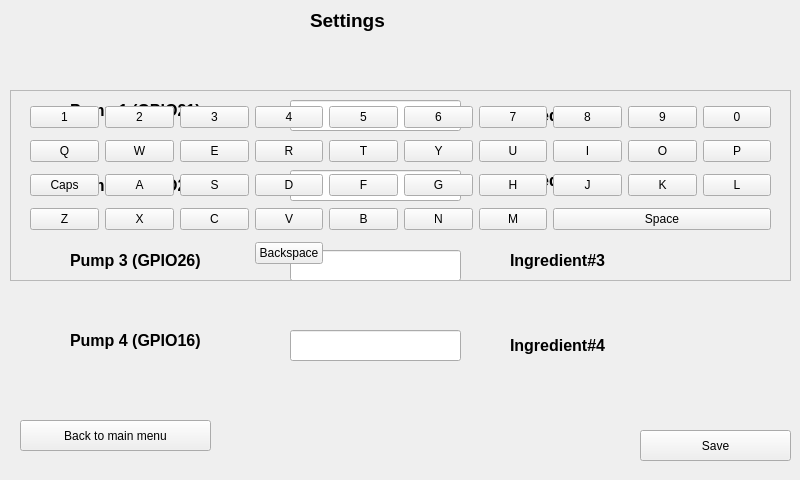
<?xml version="1.0" encoding="UTF-8"?>
<ui version="4.0">
 <class>Form</class>
 <widget class="QWidget" name="Form">
  <property name="geometry">
   <rect>
    <x>0</x>
    <y>0</y>
    <width>800</width>
    <height>480</height>
   </rect>
  </property>
  <property name="windowTitle">
   <string>Settings</string>
  </property>
  <widget class="QLabel" name="lbim1">
   <property name="geometry">
    <rect>
     <x>70</x>
     <y>90</y>
     <width>211</width>
     <height>41</height>
    </rect>
   </property>
   <property name="font">
    <font>
     <pointsize>12</pointsize>
     <weight>75</weight>
     <bold>true</bold>
    </font>
   </property>
   <property name="styleSheet">
    <string notr="true"/>
   </property>
   <property name="text">
    <string>Pump 1 (GPIO21)</string>
   </property>
  </widget>
  <widget class="QLabel" name="lbim2">
   <property name="geometry">
    <rect>
     <x>70</x>
     <y>160</y>
     <width>211</width>
     <height>51</height>
    </rect>
   </property>
   <property name="font">
    <font>
     <pointsize>12</pointsize>
     <weight>75</weight>
     <bold>true</bold>
    </font>
   </property>
   <property name="styleSheet">
    <string notr="true"/>
   </property>
   <property name="text">
    <string>Pump 2 (GPIO20)</string>
   </property>
  </widget>
  <widget class="QLabel" name="lbim3">
   <property name="geometry">
    <rect>
     <x>70</x>
     <y>240</y>
     <width>211</width>
     <height>41</height>
    </rect>
   </property>
   <property name="font">
    <font>
     <pointsize>12</pointsize>
     <weight>75</weight>
     <bold>true</bold>
    </font>
   </property>
   <property name="styleSheet">
    <string notr="true"/>
   </property>
   <property name="text">
    <string>Pump 3 (GPIO26)</string>
   </property>
  </widget>
  <widget class="QLabel" name="lb1">
   <property name="geometry">
    <rect>
     <x>510</x>
     <y>90</y>
     <width>171</width>
     <height>51</height>
    </rect>
   </property>
   <property name="font">
    <font>
     <pointsize>12</pointsize>
     <weight>75</weight>
     <bold>true</bold>
    </font>
   </property>
   <property name="styleSheet">
    <string notr="true"/>
   </property>
   <property name="text">
    <string>Ingredient#1</string>
   </property>
  </widget>
  <widget class="QLabel" name="lb2">
   <property name="geometry">
    <rect>
     <x>510</x>
     <y>160</y>
     <width>181</width>
     <height>41</height>
    </rect>
   </property>
   <property name="font">
    <font>
     <pointsize>12</pointsize>
     <weight>75</weight>
     <bold>true</bold>
    </font>
   </property>
   <property name="styleSheet">
    <string notr="true"/>
   </property>
   <property name="text">
    <string>Ingredient#2</string>
   </property>
  </widget>
  <widget class="QLabel" name="lb3">
   <property name="geometry">
    <rect>
     <x>510</x>
     <y>240</y>
     <width>161</width>
     <height>41</height>
    </rect>
   </property>
   <property name="font">
    <font>
     <pointsize>12</pointsize>
     <weight>75</weight>
     <bold>true</bold>
    </font>
   </property>
   <property name="styleSheet">
    <string notr="true"/>
   </property>
   <property name="text">
    <string>Ingredient#3</string>
   </property>
  </widget>
  <widget class="QLabel" name="lb4">
   <property name="geometry">
    <rect>
     <x>510</x>
     <y>330</y>
     <width>201</width>
     <height>31</height>
    </rect>
   </property>
   <property name="font">
    <font>
     <pointsize>12</pointsize>
     <weight>75</weight>
     <bold>true</bold>
    </font>
   </property>
   <property name="styleSheet">
    <string notr="true"/>
   </property>
   <property name="text">
    <string>Ingredient#4</string>
   </property>
  </widget>
  <widget class="QPushButton" name="b2">
   <property name="geometry">
    <rect>
     <x>640</x>
     <y>430</y>
     <width>151</width>
     <height>31</height>
    </rect>
   </property>
   <property name="styleSheet">
    <string notr="true"/>
   </property>
   <property name="text">
    <string>Save</string>
   </property>
  </widget>
  <widget class="QPushButton" name="b3">
   <property name="geometry">
    <rect>
     <x>20</x>
     <y>420</y>
     <width>191</width>
     <height>31</height>
    </rect>
   </property>
   <property name="styleSheet">
    <string notr="true"/>
   </property>
   <property name="text">
    <string>Back to main menu</string>
   </property>
  </widget>
  <widget class="QLabel" name="lbim4">
   <property name="geometry">
    <rect>
     <x>70</x>
     <y>320</y>
     <width>211</width>
     <height>41</height>
    </rect>
   </property>
   <property name="font">
    <font>
     <pointsize>12</pointsize>
     <weight>75</weight>
     <bold>true</bold>
    </font>
   </property>
   <property name="styleSheet">
    <string notr="true"/>
   </property>
   <property name="text">
    <string>Pump 4 (GPIO16)</string>
   </property>
  </widget>
  <widget class="QLabel" name="limbm5">
   <property name="geometry">
    <rect>
     <x>310</x>
     <y>0</y>
     <width>211</width>
     <height>41</height>
    </rect>
   </property>
   <property name="font">
    <font>
     <pointsize>14</pointsize>
     <weight>75</weight>
     <bold>true</bold>
    </font>
   </property>
   <property name="styleSheet">
    <string notr="true"/>
   </property>
   <property name="text">
    <string>Settings</string>
   </property>
  </widget>
  <widget class="QLineEdit" name="txt1">
   <property name="geometry">
    <rect>
     <x>290</x>
     <y>100</y>
     <width>171</width>
     <height>31</height>
    </rect>
   </property>
  </widget>
  <widget class="QLineEdit" name="txt2">
   <property name="geometry">
    <rect>
     <x>290</x>
     <y>170</y>
     <width>171</width>
     <height>31</height>
    </rect>
   </property>
  </widget>
  <widget class="QLineEdit" name="txt3">
   <property name="geometry">
    <rect>
     <x>290</x>
     <y>250</y>
     <width>171</width>
     <height>31</height>
    </rect>
   </property>
  </widget>
  <widget class="QLineEdit" name="txt4">
   <property name="geometry">
    <rect>
     <x>290</x>
     <y>330</y>
     <width>171</width>
     <height>31</height>
    </rect>
   </property>
  </widget>
  <widget class="QLabel" name="keyboard">
   <property name="geometry">
    <rect>
     <x>690</x>
     <y>0</y>
     <width>111</width>
     <height>81</height>
    </rect>
   </property>
   <property name="text">
    <string/>
   </property>
  </widget>
  <widget class="QFrame" name="kayboardLayout">
   <property name="geometry">
    <rect>
     <x>10</x>
     <y>90</y>
     <width>781</width>
     <height>191</height>
    </rect>
   </property>
   <property name="frameShape">
    <enum>QFrame::StyledPanel</enum>
   </property>
   <property name="frameShadow">
    <enum>QFrame::Raised</enum>
   </property>
   <widget class="QWidget" name="gridLayoutWidget">
    <property name="geometry">
     <rect>
      <x>20</x>
      <y>10</y>
      <width>741</width>
      <height>170</height>
     </rect>
    </property>
    <layout class="QGridLayout" name="keyboarL">
     <item row="1" column="8">
      <widget class="QPushButton" name="KeyO">
       <property name="text">
        <string>O</string>
       </property>
      </widget>
     </item>
     <item row="1" column="0">
      <widget class="QPushButton" name="KeyQ">
       <property name="text">
        <string>Q</string>
       </property>
      </widget>
     </item>
     <item row="3" column="1">
      <widget class="QPushButton" name="KeyX">
       <property name="text">
        <string>X</string>
       </property>
      </widget>
     </item>
     <item row="3" column="5">
      <widget class="QPushButton" name="KeyN">
       <property name="text">
        <string>N</string>
       </property>
      </widget>
     </item>
     <item row="2" column="9">
      <widget class="QPushButton" name="KeyL">
       <property name="text">
        <string>L</string>
       </property>
      </widget>
     </item>
     <item row="3" column="3">
      <widget class="QPushButton" name="KeyV">
       <property name="text">
        <string>V</string>
       </property>
      </widget>
     </item>
     <item row="1" column="7">
      <widget class="QPushButton" name="KeyI">
       <property name="text">
        <string>I</string>
       </property>
      </widget>
     </item>
     <item row="0" column="8">
      <widget class="QPushButton" name="Key9">
       <property name="text">
        <string>9</string>
       </property>
      </widget>
     </item>
     <item row="2" column="0">
      <widget class="QPushButton" name="KeyCaps">
       <property name="text">
        <string>Caps</string>
       </property>
      </widget>
     </item>
     <item row="0" column="4">
      <widget class="QPushButton" name="Key5">
       <property name="text">
        <string>5</string>
       </property>
      </widget>
     </item>
     <item row="3" column="0">
      <widget class="QPushButton" name="KeyZ">
       <property name="text">
        <string>Z</string>
       </property>
      </widget>
     </item>
     <item row="3" column="2">
      <widget class="QPushButton" name="KeyC">
       <property name="text">
        <string>C</string>
       </property>
      </widget>
     </item>
     <item row="0" column="9">
      <widget class="QPushButton" name="Key0">
       <property name="text">
        <string>0</string>
       </property>
      </widget>
     </item>
     <item row="1" column="6">
      <widget class="QPushButton" name="KeyU">
       <property name="text">
        <string>U</string>
       </property>
      </widget>
     </item>
     <item row="2" column="1">
      <widget class="QPushButton" name="KeyA">
       <property name="text">
        <string>A</string>
       </property>
      </widget>
     </item>
     <item row="0" column="7">
      <widget class="QPushButton" name="Key8">
       <property name="text">
        <string>8</string>
       </property>
      </widget>
     </item>
     <item row="1" column="2">
      <widget class="QPushButton" name="KeyE">
       <property name="text">
        <string>E</string>
       </property>
      </widget>
     </item>
     <item row="3" column="7" colspan="3">
      <widget class="QPushButton" name="KeySpace">
       <property name="text">
        <string>Space</string>
       </property>
      </widget>
     </item>
     <item row="2" column="8">
      <widget class="QPushButton" name="KeyK">
       <property name="text">
        <string>K</string>
       </property>
      </widget>
     </item>
     <item row="3" column="6">
      <widget class="QPushButton" name="KeyM">
       <property name="text">
        <string>M</string>
       </property>
      </widget>
     </item>
     <item row="1" column="1">
      <widget class="QPushButton" name="KeyW">
       <property name="text">
        <string>W</string>
       </property>
      </widget>
     </item>
     <item row="0" column="6">
      <widget class="QPushButton" name="Key7">
       <property name="text">
        <string>7</string>
       </property>
      </widget>
     </item>
     <item row="0" column="5">
      <widget class="QPushButton" name="Key6">
       <property name="text">
        <string>6</string>
       </property>
      </widget>
     </item>
     <item row="2" column="7">
      <widget class="QPushButton" name="KeyJ">
       <property name="text">
        <string>J</string>
       </property>
      </widget>
     </item>
     <item row="1" column="9">
      <widget class="QPushButton" name="KeyP">
       <property name="text">
        <string>P</string>
       </property>
      </widget>
     </item>
     <item row="0" column="1">
      <widget class="QPushButton" name="Key2">
       <property name="text">
        <string>2</string>
       </property>
      </widget>
     </item>
     <item row="1" column="5">
      <widget class="QPushButton" name="KeyY">
       <property name="text">
        <string>Y</string>
       </property>
      </widget>
     </item>
     <item row="2" column="4">
      <widget class="QPushButton" name="KeyF">
       <property name="text">
        <string>F</string>
       </property>
      </widget>
     </item>
     <item row="2" column="2">
      <widget class="QPushButton" name="KeyS">
       <property name="text">
        <string>S</string>
       </property>
      </widget>
     </item>
     <item row="2" column="5">
      <widget class="QPushButton" name="KeyG">
       <property name="text">
        <string>G</string>
       </property>
      </widget>
     </item>
     <item row="0" column="3">
      <widget class="QPushButton" name="Key4">
       <property name="text">
        <string>4</string>
       </property>
      </widget>
     </item>
     <item row="2" column="6">
      <widget class="QPushButton" name="KeyH">
       <property name="text">
        <string>H</string>
       </property>
      </widget>
     </item>
     <item row="1" column="3">
      <widget class="QPushButton" name="KeyR">
       <property name="text">
        <string>R</string>
       </property>
      </widget>
     </item>
     <item row="3" column="4">
      <widget class="QPushButton" name="KeyB">
       <property name="text">
        <string>B</string>
       </property>
      </widget>
     </item>
     <item row="1" column="4">
      <widget class="QPushButton" name="KeyT">
       <property name="text">
        <string>T</string>
       </property>
      </widget>
     </item>
     <item row="2" column="3">
      <widget class="QPushButton" name="KeyD">
       <property name="text">
        <string>D</string>
       </property>
      </widget>
     </item>
     <item row="0" column="0">
      <widget class="QPushButton" name="Key1">
       <property name="text">
        <string>1</string>
       </property>
      </widget>
     </item>
     <item row="0" column="2">
      <widget class="QPushButton" name="Key3">
       <property name="text">
        <string>3</string>
       </property>
      </widget>
     </item>
     <item row="4" column="3">
      <widget class="QPushButton" name="KeyBackspace">
       <property name="text">
        <string>Backspace</string>
       </property>
      </widget>
     </item>
    </layout>
   </widget>
  </widget>
 </widget>
 <resources/>
 <connections/>
</ui>
